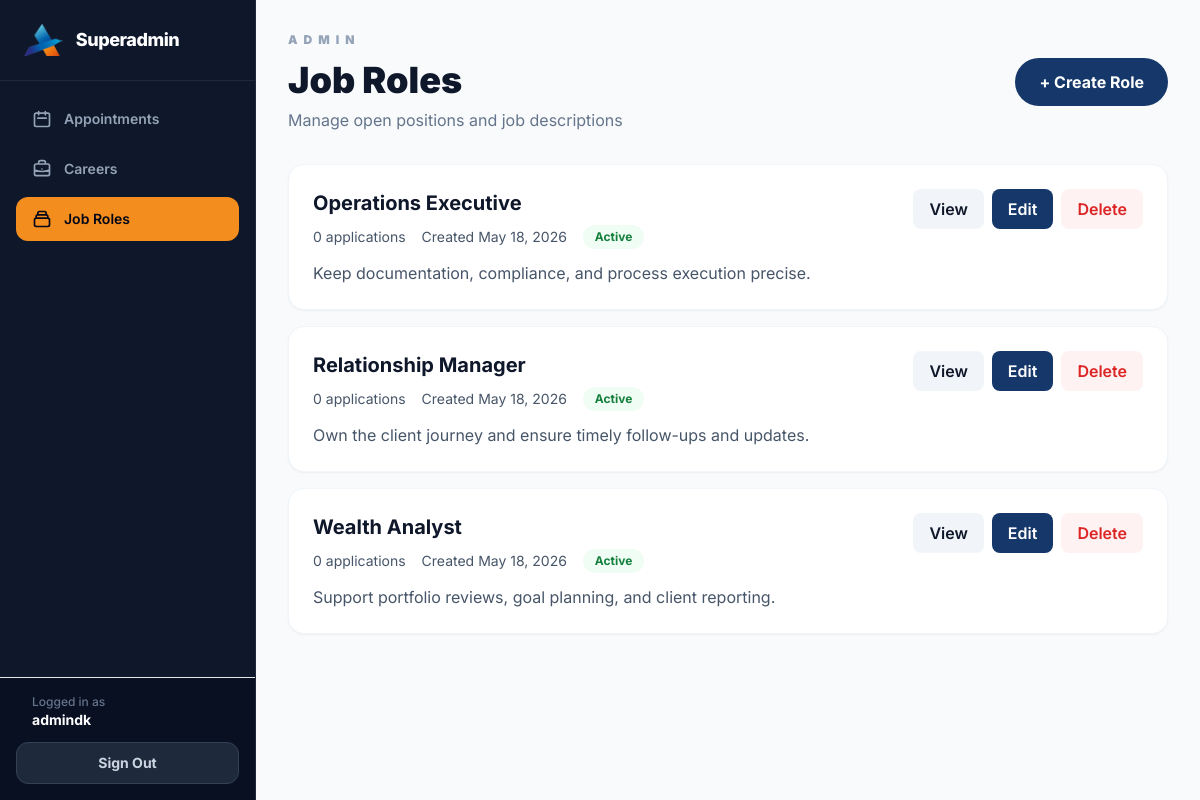
The page /superadmin/roles/ (signed in) on the database its author committed.
### leads/models.py (models this page shows, shortened)
class Role(models.Model):
    name = models.CharField(max_length=100, unique=True)
    job_description = models.TextField(help_text="Complete job description (mandatory)")
    requirements = models.TextField(blank=True, help_text="Technical and soft skills requirements")
    responsibilities = models.TextField(blank=True, help_text="Key responsibilities")
    benefits = models.TextField(blank=True, help_text="Benefits and perks")
    is_active = models.BooleanField(default=True, help_text="If unchecked, this role won't appear on careers page")
    created_at = models.DateTimeField(auto_now_add=True)
    updated_at = models.DateTimeField(auto_now=True)
    class Meta:
        ordering = ['-created_at']

### leads/views.py (the view)
# urls.py: path('superadmin/roles/', views.roles_list, name='roles_list'),
@login_required(login_url='applications_login')
def roles_list(request):
    roles = Role.objects.all().order_by('-created_at')
    return render(request, 'leads/roles_list.html', {'roles': roles})

### templates/leads/roles_list.html
{% extends 'leads/superadmin_base.html' %}
{% block superadmin_content %}
<div class="flex items-center justify-between gap-6 mb-8">
    <div>
        <p class="text-xs font-black uppercase tracking-[0.5em] text-slate-400">Admin</p>
        <h1 class="text-3xl md:text-4xl font-black text-slate-900 mt-3">Job Roles</h1>
        <p class="text-slate-500 mt-2">Manage open positions and job descriptions</p>
    </div>
    <a href="{% url 'role_create' %}" class="px-6 py-3 rounded-full bg-brand-navy text-white font-bold hover:bg-brand-yellow transition-all">
        + Create Role
    </a>
</div>
{% if roles %}
    <div class="grid grid-cols-1 gap-4">
        {% for role in roles %}
            <div class="bg-white border border-slate-100 rounded-2xl p-6 hover:border-slate-200 transition-all shadow-sm">
                <div class="flex items-start justify-between">
                    <div class="flex-1">
                        <h3 class="text-xl font-bold text-slate-900">{{ role.name }}</h3>
                        <div class="mt-2 flex items-center gap-4 text-sm text-slate-600">
                            <span>{{ role.applications.count }} application{{ role.applications.count|pluralize }}</span>
                            <span>Created {{ role.created_at|date:"M d, Y" }}</span>
                            <span class="inline-flex px-3 py-1 rounded-full text-xs font-bold {% if role.is_active %}bg-green-50 text-green-700{% else %}bg-slate-100 text-slate-600{% endif %}">
                                {% if role.is_active %}Active{% else %}Inactive{% endif %}
                            </span>
                        </div>
                        <p class="mt-3 text-slate-600 line-clamp-2">{{ role.job_description }}</p>
                    </div>
                    <div class="flex gap-2 ml-4">
                        <a href="{% url 'role_detail' role.pk %}" class="px-4 py-2 rounded-lg bg-slate-100 text-slate-900 font-semibold hover:bg-slate-200 transition-all">View</a>
                        <a href="{% url 'role_edit' role.pk %}" class="px-4 py-2 rounded-lg bg-brand-navy text-white font-semibold hover:bg-brand-yellow transition-all">Edit</a>
                        <a href="{% url 'role_delete' role.pk %}" class="px-4 py-2 rounded-lg bg-red-50 text-red-600 font-semibold hover:bg-red-100 transition-all">Delete</a>
                    </div>
                </div>
            </div>
        {% endfor %}
    </div>
{% else %}
    <div class="bg-slate-50 border border-slate-100 rounded-2xl p-12 text-center">
        <p class="text-slate-600 text-lg">No roles found. <a href="{% url 'role_create' %}" class="text-brand-navy font-bold hover:underline">Create the first role</a></p>
    </div>
{% endif %}
{% endblock %}

### templates/leads/superadmin_base.html (shortened to what this page needs)
{% load static %}
<!DOCTYPE html>
<html lang="en" class="h-full bg-slate-50">
<head>
    <script src="https://cdn.tailwindcss.com"></script>
</head>
<body class="h-full antialiased text-slate-900">
    <div class="flex h-full overflow-hidden">
        <aside class="hidden md:flex md:w-64 md:flex-col bg-slate-900 text-slate-300 border-r border-slate-800 justify-between shrink-0">
            <div>
                <div class="p-6 border-b border-slate-800">
                    <a href="{% url 'home' %}" class="flex items-center gap-3">
                        <img src="{% static 'images/logo-mark.png' %}" alt="Addwise Logo" class="h-8 w-auto">
                        <span class="font-extrabold text-white text-lg tracking-tight">Superadmin</span>
                    </a>
                </div>
                <nav class="p-4 space-y-1.5">
                    <a href="{% url 'appointments_list' %}" class="flex items-center gap-3 px-4 py-3 rounded-xl text-sm font-semibold transition-all {% if 'appointment' in request.path %}bg-brand-yellow text-slate-950 font-bold{% else %}text-slate-400 hover:bg-slate-800 hover:text-white{% endif %}">
                        <svg class="w-5 h-5" fill="none" stroke="currentColor" stroke-width="2" viewBox="0 0 24 24">
                            <path stroke-linecap="round" stroke-linejoin="round" d="M8 7V3m8 4V3m-9 8h10M5 21h14a2 2 0 002-2V7a2 2 0 00-2-2H5a2 2 0 00-2 2v12a2 2 0 002 2z"/>
                        </svg>
                        Appointments
                    </a>
                    <a href="{% url 'applications_list' %}" class="flex items-center gap-3 px-4 py-3 rounded-xl text-sm font-semibold transition-all {% if 'application' in request.path %}bg-brand-yellow text-slate-950 font-bold{% else %}text-slate-400 hover:bg-slate-800 hover:text-white{% endif %}">
                        Careers
                    </a>
                    <a href="{% url 'roles_list' %}" class="flex items-center gap-3 px-4 py-3 rounded-xl text-sm font-semibold transition-all {% if 'role' in request.path %}bg-brand-yellow text-slate-950 font-bold{% else %}text-slate-400 hover:bg-slate-800 hover:text-white{% endif %}">
                        <svg class="w-5 h-5" fill="none" stroke="currentColor" stroke-width="2" viewBox="0 0 24 24">
                            <path stroke-linecap="round" stroke-linejoin="round" d="M19 11H5m14 0a2 2 0 012 2v6a2 2 0 01-2 2H5a2 2 0 01-2-2v-6a2 2 0 012-2m14 0V9a2 2 0 00-2-2M5 11V9a2 2 0 012-2m0 0V5a2 2 0 012-2h6a2 2 0 012 2v2M7 7h10"/>
                        </svg>
                        Job Roles
                    </a>
                </nav>
            </div>
            <div class="p-4 border-t border-slate-850 bg-slate-950/40">
                <div class="px-4 mb-3">
                    <div class="text-xs text-slate-500 font-medium">Logged in as</div>
                    <div class="text-sm font-bold text-white truncate">{{ request.user.username }}</div>
                </div>
                <form method="post" action="{% url 'superadmin_logout' %}">
                    <button type="submit" class="w-full flex items-center justify-center gap-2 px-4 py-2.5 rounded-xl text-sm font-bold bg-slate-800 border border-slate-700 text-slate-300 hover:bg-red-950 hover:text-red-200 hover:border-red-900 transition-all">
                        Sign Out
                    </button>
                </form>
            </div>
        </aside>
        <div class="flex-1 flex flex-col overflow-hidden">
            <main class="flex-1 overflow-y-auto bg-slate-50 focus:outline-none p-4 md:p-8">
                {% block superadmin_content %}{% endblock %}
            </main>
        </div>
    </div>
</body>
</html>

### templates/leads/superadmin_base.html (style rules this page uses)
body { font-family: 'Inter', sans-serif; }

### rows shown on the page
Role: name "Operations Executive", applications.count "0", created_at "May 18, 2026", is_active "Active", job_description "Keep documentation, compliance, and process execution precise."
Role: name "Relationship Manager", applications.count "0", created_at "May 18, 2026", is_active "Active", job_description "Own the client journey and ensure timely follow-ups and updates."
Role: name "Wealth Analyst", applications.count "0", created_at "May 18, 2026", is_active "Active", job_description "Support portfolio reviews, goal planning, and client reporting."

### other values the page prints
{{ request.user.username }} "admindk"
